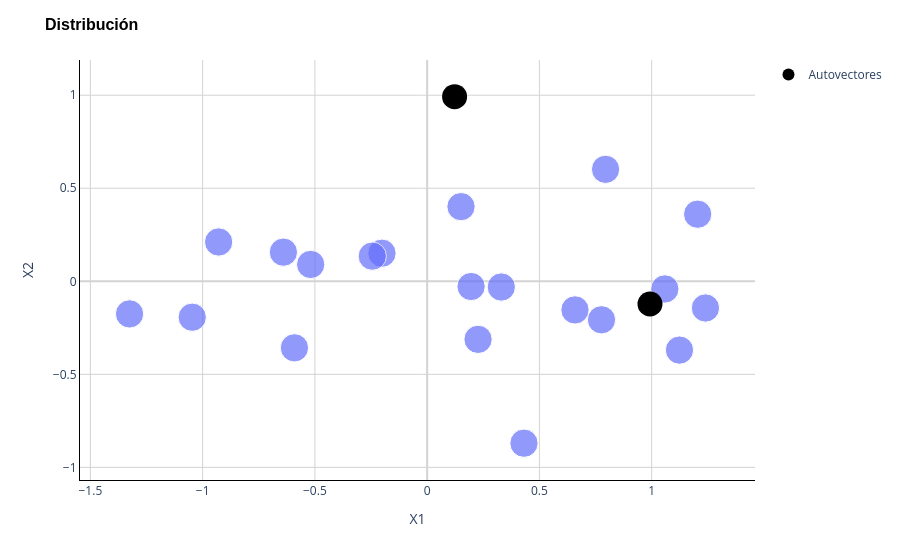

The notebook cell this image was saved under:
### Code cell
# Existing scatter plot
figure = px.scatter(
    x=sample[:, 0],
    y=sample[:, 1],
    size=[1] * sample.shape[0]
)

# Add another scatter plot with cross markers
figure.add_scatter(
    x=eigenvectors[:, 0],
    y=eigenvectors[:, 1],
    mode='markers',
    marker=dict(size=25, color='black'),
    name='Autovectores'
)

# Update layout
figure.update_layout(
    title='Distribución',
    title_font=dict(size=16, family='Arial', color='black', weight='bold'),
    xaxis_title='X1',
    yaxis_title='X2',
    plot_bgcolor='white',
    yaxis=dict(showgrid=True, gridcolor='LightGray', showline=True, linecolor='Black', zeroline=True, zerolinecolor='LightGray'),
    xaxis=dict(showgrid=True, gridcolor='LightGray', showline=True, linecolor='Black', zeroline=True, zerolinecolor='LightGray'),
)

figure.show()

### Figure 1 — Plotly figure (JSON) as saved in the notebook; plotly's stock layout.template omitted (floating-point values rounded to 4 significant figures)
{"data": [{"hovertemplate": "x=%{x}<br>y=%{y}<br>size=%{marker.size}<extra></extra>", "legendgroup": "", "marker": {"color": "#636efa", "size": [1, 1, 1, 1, 1, 1, 1, 1, 1, 1, 1, 1, 1, 1, 1, 1, 1, 1, 1, 1], "sizemode": "area", "sizeref": 0.0025, "symbol": "circle"}, "mode": "markers", "name": "", "orientation": "v", "showlegend": false, "type": "scatter", "x": [0.1508, 0.2267, 0.7765, -1.046, -0.6403, -1.325, -0.5912, 1.239, 0.4312, 1.124, -0.5188, 0.7946, 1.059, -0.2012, -0.2445, 0.3302, -0.9288, 0.1958, 1.205, 0.6584], "xaxis": "x", "y": [0.4013, -0.312, -0.2068, -0.193, 0.1566, -0.1751, -0.3576, -0.1435, -0.8701, -0.3697, 0.09055, 0.6018, -0.04118, 0.151, 0.1351, -0.03072, 0.2113, -0.02809, 0.3606, -0.1537], "yaxis": "y"}, {"marker": {"color": "black", "size": 25}, "mode": "markers", "name": "Autovectores", "type": "scatter", "x": [0.9925, 0.1222], "y": [-0.1222, 0.9925]}], "layout": {"legend": {"itemsizing": "constant", "tracegroupgap": 0}, "margin": {"t": 60}, "plot_bgcolor": "white", "title": {"font": {"color": "black", "family": "Arial", "size": 16, "weight": "bold"}, "text": "Distribución"}, "xaxis": {"anchor": "y", "domain": [0, 1], "gridcolor": "LightGray", "linecolor": "Black", "showgrid": true, "showline": true, "title": {"text": "X1"}, "zeroline": true, "zerolinecolor": "LightGray"}, "yaxis": {"anchor": "x", "domain": [0, 1], "gridcolor": "LightGray", "linecolor": "Black", "showgrid": true, "showline": true, "title": {"text": "X2"}, "zeroline": true, "zerolinecolor": "LightGray"}}}
